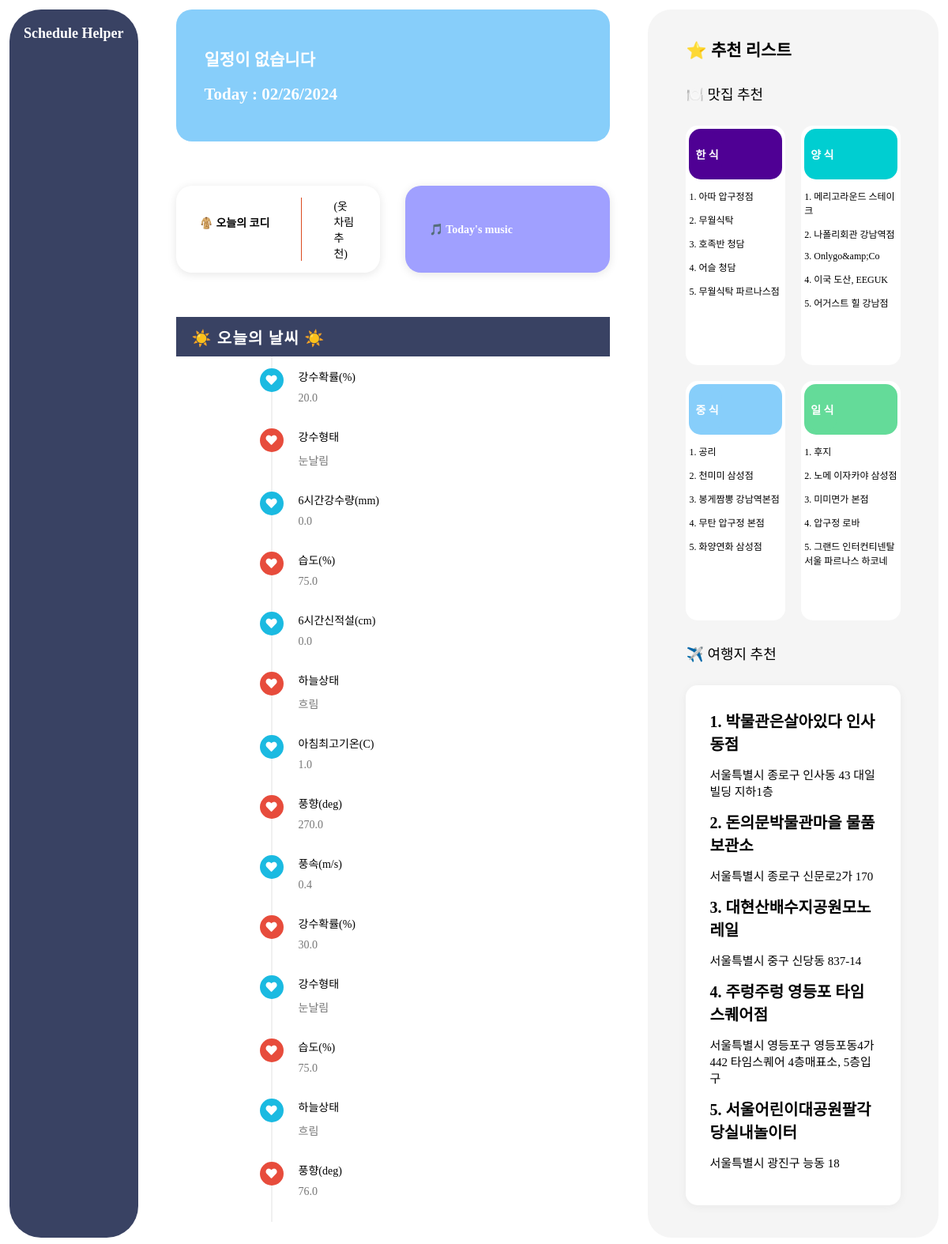
Page /cal/detail/ on the committed database.
### cal/models.py (models this page shows)
class today_weather(models.Model):
    Date = models.CharField(max_length=8)
    information = models.CharField(max_length=10)
    value = models.FloatField()

class Restaurant(models.Model):
    rank = models.CharField(max_length=1, unique=False)
    information = models.CharField(max_length=2)
    title = models.CharField(max_length=20)
    address = models.CharField(max_length=50)

class Travel(models.Model):
    rank = models.CharField(max_length=1, unique=False)
    title = models.CharField(max_length=20)
    address = models.CharField(max_length=50)

### cal/views.py (the view)
# urls.py: path("detail/", views.post_detail, name="post_detail"),
def post_detail(request):
    today_W = today_weather.objects.all()
    han = Restaurant.objects.filter(information="한식")
    yang = Restaurant.objects.filter(information="양식")
    joong = Restaurant.objects.filter(information="중식")
    ill = Restaurant.objects.filter(information="일식")
    travel = Travel.objects.all()
    today = datetime.now()
    today_date = str("%02d"%(today.month)) + "/" + str("%2d"%(today.day)) + "/" + str("%04d"%(today.year))
    post = EventModel.objects.filter(user_id=request.user, edate_s=today_date)
    context = {"today_weather" : today_W, "han" : han, "yang" : yang, "joong" : joong, "ill" : ill, "travel" : travel, "post":post, "today_date" : today_date}
    return render(request, 'cal/post_detail.html', context)

### templates/cal/post_detail.html (shortened to what this page needs)
{% load static %}
<!DOCTYPE html>
<html lang="ko">
    <head>
        <link rel="stylesheet" href="https://cdnjs.cloudflare.com/ajax/libs/font-awesome/5.13.0/css/all.min.css">
        <link rel="stylesheet" type="text/css" href="{% static 'css/detail.css' %}" />
    </head>
    <body>
        <main class="dashboard">
            <nav class="dashboard-sidenav">
              <h2><a href="{% url 'cal:calendar' %}" class="logo" >Schedule Helper</a></h2>
            </nav>
            <article class="dashboard-content">
                <header class="welcome-banner">
                  {% for i in post %}
                    <h1>일정명 : {{ i.ename }}</h1>
                    <h2>Today : {{ i.edate_s }}</h2>
                    <h3><strong>일정내용 : {{i.edesc}}</strong></h3>
                  {% empty %}
                    <h1>일정이 없습니다</h1>
                    <h2>Today : {{ today_date }}</h2>
                  {% endfor %}
                </header>
                <section class="section">
                    <ul class="monitor-list">
                        <li class="monitor-list__item">
                            <div class="monitor-data">
                                <div class="monitor-type"><strong>🧥 오늘의 코디</strong></div>
                            </div>
                            <div class="monitor-gauge">
                                (옷차림 추천)</a>
                            </div>
                        </li>
                        <li class="monitor-list__item active">
                            <div class="monitor-data2">
                              <div class="monitor-type"><strong>🎵 Today's music</strong></div>
                            </div>
                        </li>
                    </ul>
                </section>
                <section class="section">
                      <div class="main__cards">
                        <div class="card">
                          <div class="card__header">
                            <div class="card__header-title text-light"><strong>☀️ 오늘의 날씨 ☀️</strong></div>
                          </div>
                          <div class="card__main">
                            {% for i in today_weather %}
                                <div class="card__row">
                                    <div class="card__icon"><i class="fas fa-heart"></i></div>
                                    <div class="card__time">
                                    </div>
                                    <div class="card__detail">
                                        <div class="card__description">{{i.information}}</div>
                                        <div class="card__note">{{i.value}}</div>
                                    </div>
                                </div>
                            {% endfor %}
                            </div>
                        </div>
                      </div>
                  </section>
                </article>
            <article class="dashboard-others">
                <section class="section">
                    <h2>⭐ 추천 리스트</h2>
                    <div class="section-titles">
                        <div class="section-title">🍽️ 맛집 추천</div>
                    </div>
                    <ul class="function-list">
                      <li class="function-list__item" style="--function-color: var(--first==-cate-color);">
                        <div class="function">
                          <div class="function">
                            <div class="text"><p><strong>한 식</strong></p></div>
                          </div>
                        </div>
                        <div>
                          {% for i in han %}
                          <p style="font-size:12px">{{i.rank}}. {{i.title}}</p>
                          {% endfor %}
                        </div>
                      </li>
                      <li class="function-list__item" style="--function-color: var(--second-cate-color);">
                          <div class="function">
                              <div class="function">
                                <div class="text"><p><strong>양 식</strong></p></div>
                              </div>
                          </div>
                          <div>
                            {% for i in yang %}
                            <p style="font-size:12px">{{i.rank}}. {{i.title}}</p>
                            {% endfor %}
                          </div>
                      </li>
                      <li class="function-list__item" style="--function-color: var(--third-cate-color);">
                        <div class="function">
                          <div class="function">
                            <div class="text"><p><strong>중 식</strong></p></div>
                          </div>
                        </div>
                        <div>
                        {% for i in joong %}
                         <p style="font-size:12px">{{i.rank}}. {{i.title}}</p>
                        {% endfor %}
                        </div>
                      </li>
                      <li class="function-list__item" style="--function-color: var(--fourth-cate-color);">
                        <div class="function">
                          <div class="function">
                            <div class="text"><p><strong>일 식</strong></p></div>
                          </div>
                        </div>
                        <div>
                        {% for i in ill %}
                          <p style="font-size:12px">{{i.rank}}. {{i.title}}</p>
                        {% endfor %}
                        </div>
                        <div class="function-data">
                        </div>
                      </li>
                    </ul>
                </section>
                <section class="section">
                    <div class="section-titles">
                        <div class="section-title">
                            ✈️ 여행지 추천
                        </div>
                    </div>
                    <div class="statistics">
                        <div class="progress-data">
                            <div class="progress-text">
                              {% for i in travel %}
                              <div class="progress-weekday" style="font-size:20px;"><strong>{{i.rank}}. {{ i.title }}</strong></div>
                              <div class="progress-weekday" style="font-size:15px;">{{ i.address }}</div>
                              {% endfor %}
                            </div>
                        </div>
                    </div>
                </section>
            </article>
        </main>
    </body>
</html>

### static/css/detail.css (style rules this page uses)
body { min-height: 100vh; margin: 0; font-size: 14px; color: var(--secondary-color-darkest); }
:root { --secondary-color: hsl(355, 100%, 51%); --secondary-color-lighter: hsl(14, 75%, 49%); --secondary-color-darkest: hsl(0, 0%, 0%); --info-color-darker: #A0A0FF; --dashboard-color: #394263; --info-color-lighter: rgba(255, 14, 14, 0.852); --warning-color-darker: #87CEFA; --danger-color: #a52a2a; --dot-color: #00ccff; --junk-color: #a52a2a; --secondary-color: #F5F5F5; --function-color: #4f0094; --warning-color: #a52a2a; --first-cate-color: #000080; --second-cate-color: #00ced1; --third-cate-color: #87CEFA; --fourth-cate-color: #64DB99; }
.dashboard { display: grid; grid-template-columns: repeat(3, auto); gap: 48px; margin: 12px; }
.dashboard-sidenav { display: grid; grid-template-rows: repeat(3, auto); justify-items: center; color: white; background: var(--dashboard-color); border-radius: 40px; }
.logo { padding: 36px 18px; font-size: 18px; font-weight: bold; color: white; text-decoration: none; }
.welcome-banner { padding: 30px 36px; color: white; background: var(--warning-color-darker); border-radius: 20px; }
.section-titles { display: flex; justify-content: space-between; align-items: center; margin: 28px 0; }
.section-title { display: grid; grid-template-columns: repeat(2, auto); align-items: center; font-size: 18px; }
.monitor-list { display: grid; grid-template-columns: repeat(2, 1fr); gap: 32px; padding: 0; margin: 0; list-style-type: none; }
.monitor-list__item { display: grid; grid-template-columns: repeat(2, auto); align-items: center; padding: 15px 30px; box-shadow: 0 2px 12px 0 rgba(0, 0, 0, 0.1); border-radius: 20px; }
.monitor-list__item .monitor-data { padding: 18px 0; }
.monitor-list__item .monitor-data .monitor-type { font-weight: bold; white-space: nowrap; margin: 0 40px 18px 0; }
.monitor-list__item .monitor-gauge { padding: 0 0 0 40px; border-left: 1px solid var(--secondary-color-lighter); }
.monitor-list__item.active { color: white; background: var(--info-color-darker); }
.dashboard-others { padding: 18px 48px; background: var(--secondary-color); border-radius: 30px; }
.function-list { display: grid; grid-template-columns: repeat(2, 1fr); grid-template-rows: repeat(2, 1fr); gap: 20px; padding: 0; margin: 0; list-style-type: none; }
.function-list__item { padding: 4px; background: white; border-radius: 15px; transition: 0.3s; }
.function-list__item .function { display: flex; justify-content: space-between; align-items: center; padding: 4px; color: white; background: var(--function-color); border-radius: 15px; }
.function-list__item .function-data { display: flex; justify-content: space-between; padding: 30px 16px 21px 16px; }
.statistics { display: flex; flex-direction: column; padding: 30px; background: white; border-radius: 15px; box-shadow: 0 2px 12px 0 rgba(0, 0, 0, 0.05); }
.statistics .progress-data { display: flex; justify-content: space-between; }
.statistics .progress-text { display: flex; flex-direction: column; align-items: flex-start; }
.statistics .progress-weekday { margin-bottom: 14px; }
.card { display: flex; flex-direction: column; width: 100%; background-color: #fff; margin-bottom: 20px; -webkit-column-break-inside: avoid; }
.card__header { display: flex; align-items: center; justify-content: space-between; height: 50px; background-color: #394263; color: #FFF; }
.card__header-title { margin: 0 20px; font-size: 20px; letter-spacing: 1.2px; }
.card__main { position: relative; padding-right: 20px; background-color: #FFF; }
.card__main:after { content: ""; position: absolute; top: 0; left: 120px; bottom: 0; width: 2px; background-color: #f0f0f0; }
.card__row { position: relative; display: flex; flex: 1; margin: 15px 0 20px; }
.card__icon { position: absolute; display: flex; align-items: center; justify-content: center; content: ""; width: 30px; height: 30px; top: 0; left: 121px; transform: translateX(-50%); border-radius: 50%; color: #FFF; background-color: #1BBAE1; z-index: 1; }
.card__row:nth-child(even) .card__icon { background-color: #e74c3c; }
.card__time { display: flex; flex: 1; justify-content: flex-end; max-width: 80px; margin-left: 15px; text-align: right; font-size: 14px; line-height: 2; }
.card__detail { display: flex; flex: 1; flex-direction: column; padding-left: 12px; margin-left: 48px; transform: translateX(0); transition: all 0.3s; }
.card__note { margin: 10px 0; color: #777; }
.text { display: flex; justify-content: center; align-items: center; }

### rows in the picture
today_weather: information "강수확률(%)", value "20.0"
today_weather: information "강수형태", value "눈날림"
today_weather: information "6시간강수량(mm)", value "0.0"
today_weather: information "습도(%)", value "75.0"
today_weather: information "6시간신적설(cm)", value "0.0"
today_weather: information "하늘상태", value "흐림"
today_weather: information "아침최고기온(C)", value "1.0"
today_weather: information "풍향(deg)", value "270.0"
today_weather: information "풍속(m/s)", value "0.4"
today_weather: information "강수확률(%)", value "30.0"
today_weather: information "강수형태", value "눈날림"
today_weather: information "습도(%)", value "75.0"
today_weather: information "하늘상태", value "흐림"
today_weather: information "풍향(deg)", value "76.0"
Restaurant: rank "1", title "아따 압구정점"
Restaurant: rank "2", title "무월식탁"
Restaurant: rank "3", title "호족반 청담"
Restaurant: rank "4", title "어슬 청담"
Restaurant: rank "5", title "무월식탁 파르나스점"
Restaurant: rank "1", title "메리고라운드 스테이크"
Restaurant: rank "2", title "나폴리회관 강남역점"
Restaurant: rank "3", title "Onlygo&amp;Co"
Restaurant: rank "4", title "이국 도산, EEGUK"
Restaurant: rank "5", title "어거스트 힐 강남점"
Restaurant: rank "1", title "공리"
Restaurant: rank "2", title "천미미 삼성점"
Restaurant: rank "3", title "봉게짬뽕 강남역본점"
Restaurant: rank "4", title "무탄 압구정 본점"
Restaurant: rank "5", title "화양연화 삼성점"
Restaurant: rank "1", title "후지"
Restaurant: rank "2", title "노메 이자카야 삼성점"
Restaurant: rank "3", title "미미면가 본점"
Restaurant: rank "4", title "압구정 로바"
Restaurant: rank "5", title "그랜드 인터컨티넨탈 서울 파르나스 하코네"
Travel: rank "1", title "박물관은살아있다 인사동점", address "서울특별시 종로구 인사동 43 대일빌딩 지하1층"
Travel: rank "2", title "돈의문박물관마을 물품보관소", address "서울특별시 종로구 신문로2가 170"
Travel: rank "3", title "대현산배수지공원모노레일", address "서울특별시 중구 신당동 837-14"
Travel: rank "4", title "주렁주렁 영등포 타임스퀘어점", address "서울특별시 영등포구 영등포동4가 442 타임스퀘어 4층매표소, 5층입구"
Travel: rank "5", title "서울어린이대공원팔각당실내놀이터", address "서울특별시 광진구 능동 18"
